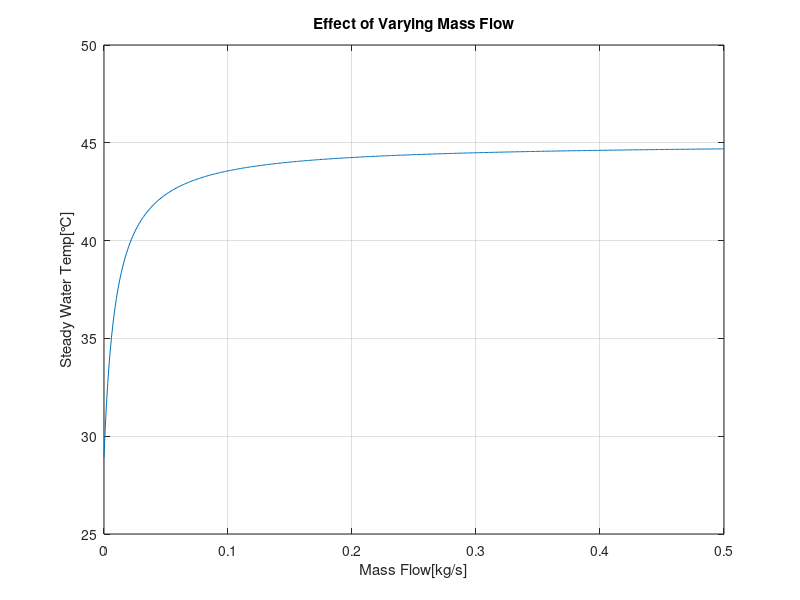

MATLAB code for this plot:
clc;clear;
L_body = 1;
c_body = 0.5;
u_body = 37;
h_body = 43;
H = 0.5;
W = 1;
L = 1.5;
h_w = 3.804;
h_t = 4.692;
h_b = 1.934;
u_inf = 20;
u_in = 45;
c_p = 4178;
m = 0:0.001:0.5;
u = (m*c_p*u_in + u_inf*((h_t+h_b)*L*W+h_w*(2*H*W+2*H*L))+u_body*h_body*L_body*c_body)./(m*c_p + (h_t+h_b)*L*W+h_w*(2*H*W+2*H*L)+h_body*L_body*c_body);
plot(m,u)
grid on
title('Effect of Varying Mass Flow')
xlabel('Mass Flow[kg/s]')
ylabel('Steady Water Temp[℃]')